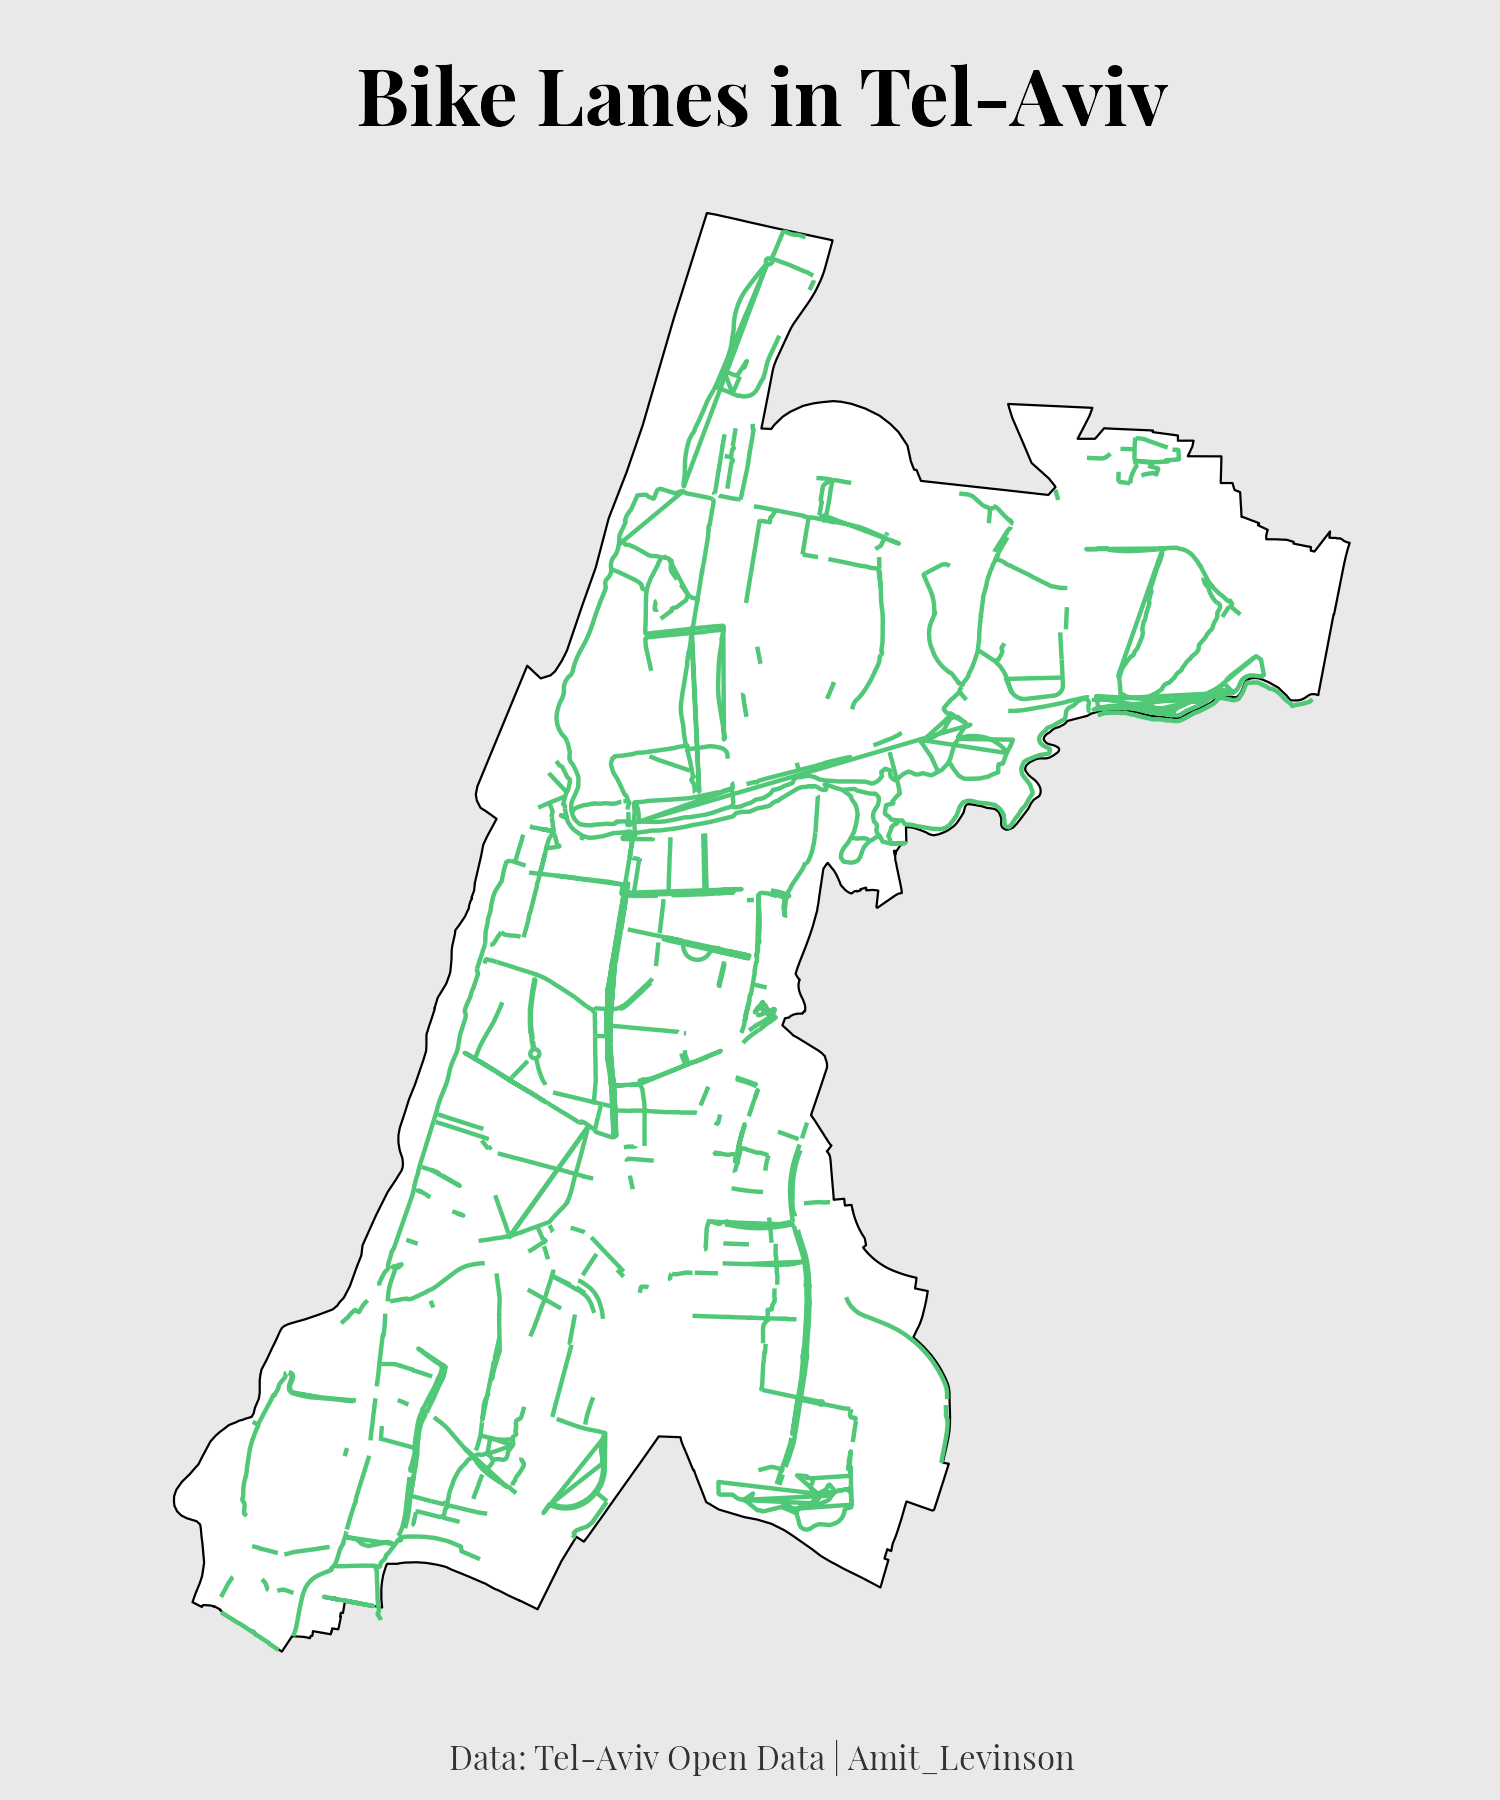

This chart was generated by the following R code:
library(sf)
library(dplyr)
library(ggplot2)

# Get Tel Aviv shapefile to extract points for routes
tel_aviv_file_name <- list.files(pattern =".Aviv.+\\.shp$", recursive = TRUE)
tel_aviv_file <- read_sf(paste0(tel_aviv_file_name))

# Provide relevant crs to Tel-Aviv
tel_aviv_file <- st_transform(st_set_crs(tel_aviv_file, 2039), 4326)

biketrail <- read_sf("2021/data/biketrails/Bicycle Routes.shp")


# Calculate length of routes ------------------------------------------------------------

trail_length <- st_transform(biketrail, 2039)

trail_length %>% 
  filter(!is.na(direction)) %>% 
  st_length() %>% 
  sum()

# plot
ggplot(tel_aviv_file)+
  geom_sf(fill = "white", color = "black", size = 0.25)+
  geom_sf(data = biketrail, inherit.aes = FALSE, color = '#50C878')+
  theme_void()+
  coord_sf()+
  labs(title = "Bike Lanes in Tel-Aviv",
       caption = "Data: Tel-Aviv Open Data | Amit_Levinson")+
  theme(
    text = element_text(family = 'Playfair Display'),
    plot.title = element_text(hjust = 0.5, family = 'Playfair Display', face="bold", size = 19),
    plot.caption = element_text(hjust = 0.5, size = 8, color = "gray20"),
    plot.background = element_rect(fill = '#E9E9E9', color = NA),
    panel.background = element_rect(fill = '#E9E9E9', color = NA),
    plot.margin = margin(4,2,2,4,"mm")
  )

ggsave("2021/07_green/bikelanes.png", width = 5, height = 6)
